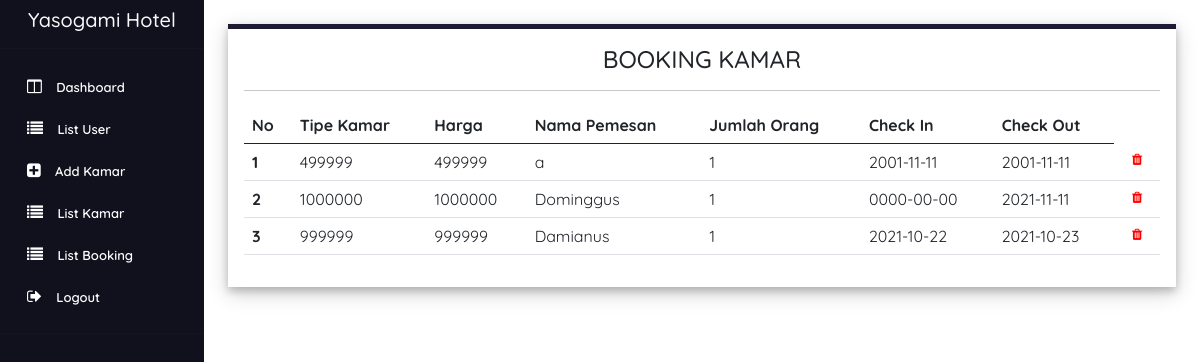
The page /admin/listBooking1.php (signed in) on the database its author committed.
### tables this page shows
CREATE TABLE `booking` (
  `id` int(255) NOT NULL,
  `tipe` varchar(255) NOT NULL,
  `harga` int(255) NOT NULL,
  `namapemesan` varchar(255) NOT NULL,
  `jumlahorang` int(255) NOT NULL,
  `tanggalcheckin` date NOT NULL,
  `tanggalcheckout` date NOT NULL
);

### admin/listBooking1.php (the view, shortened to what this page needs)
<?php
include './sidebar.php'
?>
<div class="container p-3 m-4 h-100" style="background-color: #FFFFFF; border-top: 5px solid #1d1b31; box-shadow:
0 4px 8px 0 rgba(0, 0, 0, 0.2), 0 6px 20px 0 rgba(0, 0, 0, 0.19);">
    <h4 class="text-center">BOOKING KAMAR</h4>
    <hr>
    <table class="table ">
        <thead>
            <tr>
                <th scope="col">No</th>
                <th scope="col">Tipe Kamar</th>
                <th scope="col">Harga</th>
                <th scope="col">Nama Pemesan</th>
                <th scope="col">Jumlah Orang</th>
                <th scope="col">Check In</th>
                <th scope="col">Check Out</th>
            </tr>
        </thead>
        <tbody>
            <?php
            $query = mysqli_query($con, "SELECT * FROM booking") or die(mysqli_error($con));
            if (mysqli_num_rows($query) == 0) {
                echo '<tr> <td colspan="7" class="text-center"> Tidak ada User </td> </tr>';
            } else {
                $no = 1;
                while ($data = mysqli_fetch_assoc($query)) {
                    echo '
<tr>
<th scope="row">' . $no . '</th>
<td>' . $data['tipe'] . '</td>
<td>' . $data['harga'] . '</td>
<td>' . $data['namapemesan'] . '</td>
<td>' . $data['jumlahorang'] . '</td>
<td>' . $data['tanggalcheckin'] . '</td>
<td>' . $data['tanggalcheckout'] . '</td>
<td>
<a href="./process/deleteUserProcess.php?id=' . $data['id'] . '"
onClick="return confirm ( \'Yakin Ingin Menghapus User ?\')">
<i style="color: red" class="fa fa-trash"></i>
</a>
</td>
</tr>';
                    $no++;
                }
            }
            ?>
        </tbody>
    </table>
</div>
</aside>
</body>
</html>

### admin/style.css (style rules this page uses)
* { margin: 0; padding: 0; box-sizing: border-box; font-family: "Poppins", sans-serif; }

### admin/sidebar.php (style rules this page uses)
* { font-family: "Quicksand", sans-serif; }
a { padding-left: 10px; font-size: 13px; text-decoration: none; color: white; }
i { color: white; }

### rows shown on the page
booking: tipe "499999", harga "499999", namapemesan "a", jumlahorang "1", tanggalcheckin "2001-11-11", tanggalcheckout "2001-11-11"
booking: tipe "1000000", harga "1000000", namapemesan "Dominggus", jumlahorang "1", tanggalcheckin "0000-00-00", tanggalcheckout "2021-11-11"
booking: tipe "999999", harga "999999", namapemesan "Damianus", jumlahorang "1", tanggalcheckin "2021-10-22", tanggalcheckout "2021-10-23"
